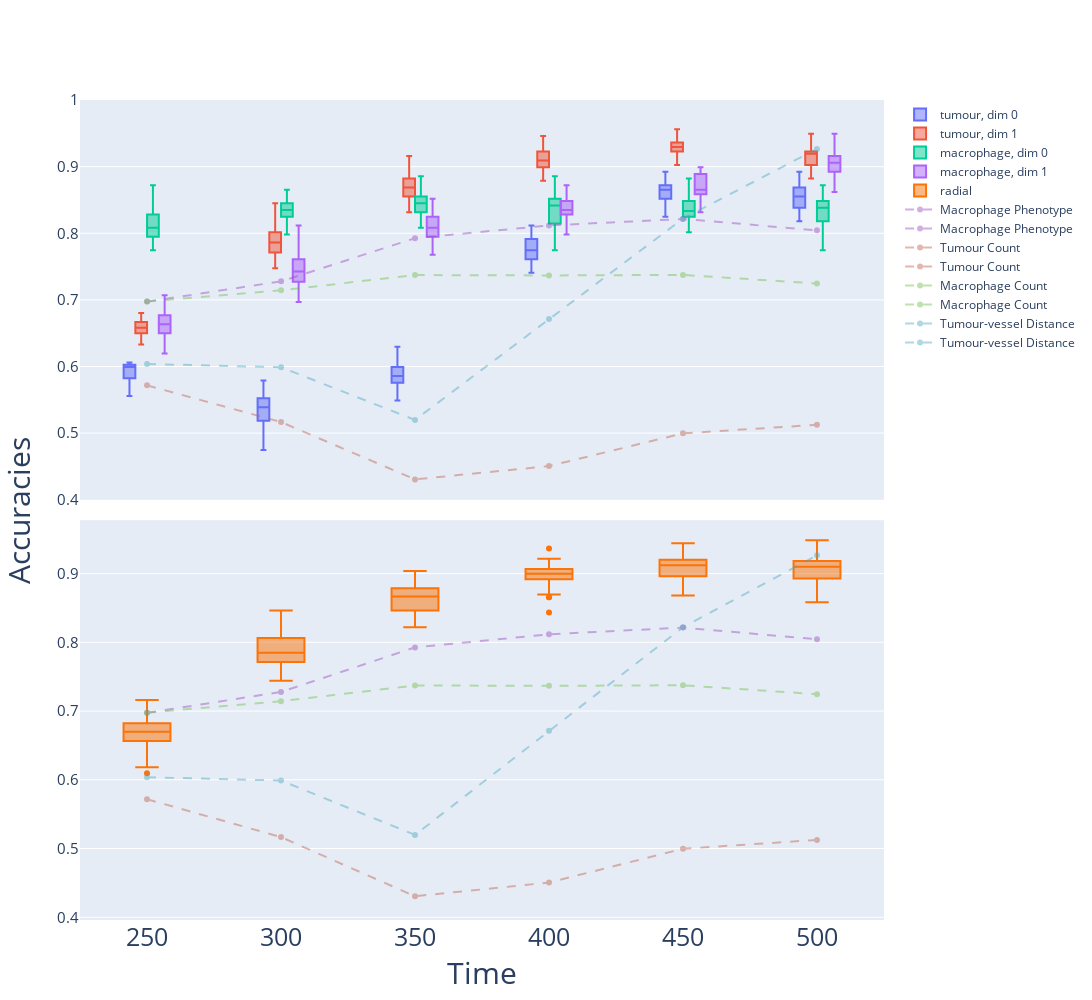

The notebook cell saved with this chart:
### Code cell
# still need to add row for zigzag/vineyard plot with all time points
fig = make_subplots(rows=2, cols=1, shared_xaxes=False, shared_yaxes = False, vertical_spacing=0.025,x_title="Time",y_title="Accuracies")
for trace in vr_figure.data:
    fig.append_trace(trace, row = 1, col = 1)
for trace in radial_figure.data:
    fig.append_trace(trace, row = 2, col = 1)
for trace in benchmark_figure.data:
    fig.append_trace(trace,row=1,col=1)
    fig.append_trace(trace,row=2,col=1)


fig.update_layout(
    width=1500,
    height=1000,    
    boxmode='group',
    boxgroupgap=0,
    boxgap=0.65,
    yaxis_range=[0.4,1]
    )
fig.update_xaxes(showticklabels=False,row=1,col=1)
fig.update_annotations(font_size=30)
fig.update_xaxes(tickfont_size=25)
fig.update_yaxes(tickfont_size=15)

fig.show()

### Figure 1 — Plotly figure (JSON) as saved in the notebook; plotly's stock layout.template omitted (floating-point values rounded to 4 significant figures; data arrays with more than 128 entries replaced by an {"elided": "..."} marker saying what was removed)
{"data": [{"marker": {"size": 0.15}, "name": "tumour, dim 0", "offsetgroup": "A", "type": "box", "x": {"elided": "300 int values"}, "xaxis": "x", "y": {"elided": "300 float values"}, "yaxis": "y"}, {"marker": {"size": 0.15}, "name": "tumour, dim 1", "offsetgroup": "B", "type": "box", "x": {"elided": "300 int values"}, "xaxis": "x", "y": {"elided": "300 float values"}, "yaxis": "y"}, {"marker": {"size": 0.15}, "name": "macrophage, dim 0", "offsetgroup": "C", "type": "box", "x": {"elided": "300 int values"}, "xaxis": "x", "y": {"elided": "300 float values"}, "yaxis": "y"}, {"marker": {"size": 0.15}, "name": "macrophage, dim 1", "offsetgroup": "D", "type": "box", "x": {"elided": "300 int values"}, "xaxis": "x", "y": {"elided": "300 float values"}, "yaxis": "y"}, {"marker": {"color": "#FC7307"}, "name": "radial", "offsetgroup": "C", "type": "box", "x": {"elided": "300 int values"}, "xaxis": "x2", "y": {"elided": "300 float values"}, "yaxis": "y2"}, {"line": {"color": "#9c4dbf", "dash": "dash"}, "mode": "lines+markers", "name": "Macrophage Phenotype", "opacity": 0.45, "type": "scatter", "x": [250, 300, 350, 400, 450, 500], "xaxis": "x", "y": [0.6974, 0.7278, 0.7926, 0.8117, 0.8214, 0.8044], "yaxis": "y"}, {"line": {"color": "#9c4dbf", "dash": "dash"}, "mode": "lines+markers", "name": "Macrophage Phenotype", "opacity": 0.45, "type": "scatter", "x": [250, 300, 350, 400, 450, 500], "xaxis": "x2", "y": [0.6974, 0.7278, 0.7926, 0.8117, 0.8214, 0.8044], "yaxis": "y2"}, {"line": {"color": "#bf634d", "dash": "dash"}, "mode": "lines+markers", "name": "Tumour Count", "opacity": 0.45, "type": "scatter", "x": [250, 300, 350, 400, 450, 500], "xaxis": "x", "y": [0.5717, 0.5166, 0.4306, 0.4505, 0.4997, 0.5125], "yaxis": "y"}, {"line": {"color": "#bf634d", "dash": "dash"}, "mode": "lines+markers", "name": "Tumour Count", "opacity": 0.45, "type": "scatter", "x": [250, 300, 350, 400, 450, 500], "xaxis": "x2", "y": [0.5717, 0.5166, 0.4306, 0.4505, 0.4997, 0.5125], "yaxis": "y2"}, {"line": {"color": "#70bf4d", "dash": "dash"}, "mode": "lines+markers", "name": "Macrophage Count", "opacity": 0.45, "type": "scatter", "x": [250, 300, 350, 400, 450, 500], "xaxis": "x", "y": [0.6976, 0.7143, 0.7372, 0.7367, 0.7375, 0.7246], "yaxis": "y"}, {"line": {"color": "#70bf4d", "dash": "dash"}, "mode": "lines+markers", "name": "Macrophage Count", "opacity": 0.45, "type": "scatter", "x": [250, 300, 350, 400, 450, 500], "xaxis": "x2", "y": [0.6976, 0.7143, 0.7372, 0.7367, 0.7375, 0.7246], "yaxis": "y2"}, {"line": {"color": "#4da9bf", "dash": "dash"}, "mode": "lines+markers", "name": "Tumour-vessel Distance", "opacity": 0.45, "type": "scatter", "x": [250, 300, 350, 400, 450, 500], "xaxis": "x", "y": [0.6038, 0.5989, 0.5198, 0.6714, 0.8219, 0.9266], "yaxis": "y"}, {"line": {"color": "#4da9bf", "dash": "dash"}, "mode": "lines+markers", "name": "Tumour-vessel Distance", "opacity": 0.45, "type": "scatter", "x": [250, 300, 350, 400, 450, 500], "xaxis": "x2", "y": [0.6038, 0.5989, 0.5198, 0.6714, 0.8219, 0.9266], "yaxis": "y2"}], "layout": {"annotations": [{"font": {"size": 30}, "showarrow": false, "text": "Time", "x": 0.5, "xanchor": "center", "xref": "paper", "y": 0, "yanchor": "top", "yref": "paper", "yshift": -30}, {"font": {"size": 30}, "showarrow": false, "text": "Accuracies", "textangle": -90, "x": 0, "xanchor": "right", "xref": "paper", "xshift": -40, "y": 0.5, "yanchor": "middle", "yref": "paper"}], "boxgap": 0.65, "boxgroupgap": 0, "boxmode": "group", "height": 1000, "width": 1500, "xaxis": {"anchor": "y", "domain": [0, 1], "showticklabels": false, "tickfont": {"size": 25}}, "xaxis2": {"anchor": "y2", "domain": [0, 1], "tickfont": {"size": 25}}, "yaxis": {"anchor": "x", "domain": [0.5125, 1], "range": [0.4, 1], "tickfont": {"size": 15}}, "yaxis2": {"anchor": "x2", "domain": [0, 0.4875], "tickfont": {"size": 15}}}}
